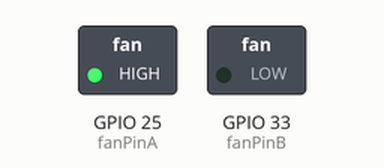
A sketch run on a simulated ESP32. On the bench: switched loads named in the sketch (green lamp = pin HIGH).

Above: at 1.5 s.
At 7.5 s:
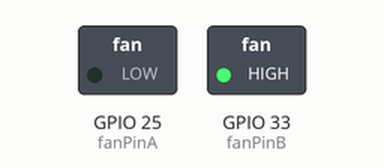
At 10.5 s:
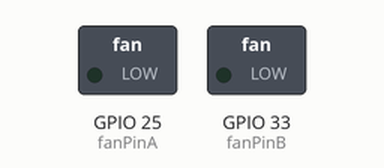
Timing chart, 0 to 15.6 s (numbered marks = the images above):
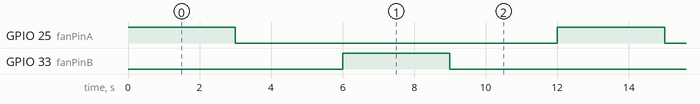

The sketch:

pj7_1_fan.ino
```cpp
#include <analogWrite.h>
#define fanPinA 25
#define fanPinB 33

void setup() {
  pinMode(fanPinA, OUTPUT);
  pinMode(fanPinB, OUTPUT);
}

void loop() {
  //Fan forward rotation
  digitalWrite(fanPinA, HIGH); //pwm = 255
  digitalWrite(fanPinB, LOW);
  delay(3000);
  digitalWrite(fanPinA, LOW);
  digitalWrite(fanPinB, LOW);
  delay(3000);
  //Fan reversal
  digitalWrite(fanPinA, LOW); //pwm = 0
  digitalWrite(fanPinB, HIGH);
  delay(3000);
  digitalWrite(fanPinA, LOW);
  digitalWrite(fanPinB, LOW);
  delay(3000);
}
```

Measured:
- by itself, GPIO 25 (fanPinA), GPIO 33 (fanPinB): alternates HIGH for 3.0 s and LOW for 9.0 s
- by itself, everything shown: repeats every 12.0 s, in 4 steps
